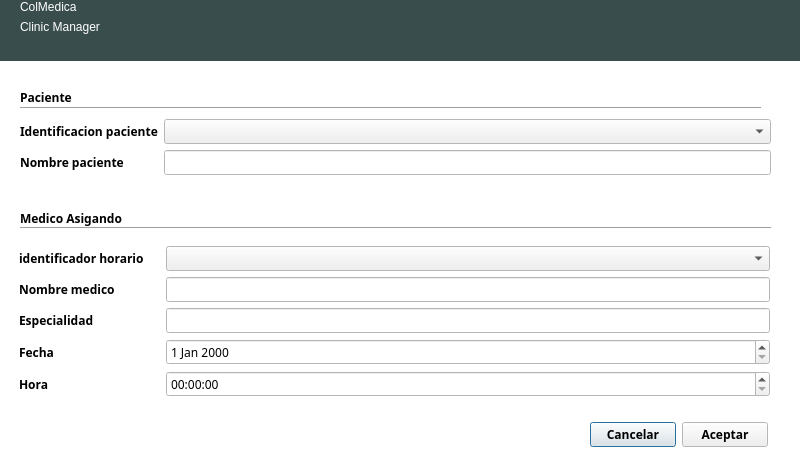
<?xml version="1.0" encoding="UTF-8"?>
<ui version="4.0">
 <class>DialogNuevaCita</class>
 <widget class="QDialog" name="DialogNuevaCita">
  <property name="geometry">
   <rect>
    <x>0</x>
    <y>0</y>
    <width>800</width>
    <height>463</height>
   </rect>
  </property>
  <property name="palette">
   <palette>
    <active>
     <colorrole role="Base">
      <brush brushstyle="SolidPattern">
       <color alpha="255">
        <red>255</red>
        <green>255</green>
        <blue>255</blue>
       </color>
      </brush>
     </colorrole>
     <colorrole role="Window">
      <brush brushstyle="SolidPattern">
       <color alpha="255">
        <red>255</red>
        <green>255</green>
        <blue>255</blue>
       </color>
      </brush>
     </colorrole>
    </active>
    <inactive>
     <colorrole role="Base">
      <brush brushstyle="SolidPattern">
       <color alpha="255">
        <red>255</red>
        <green>255</green>
        <blue>255</blue>
       </color>
      </brush>
     </colorrole>
     <colorrole role="Window">
      <brush brushstyle="SolidPattern">
       <color alpha="255">
        <red>255</red>
        <green>255</green>
        <blue>255</blue>
       </color>
      </brush>
     </colorrole>
    </inactive>
    <disabled>
     <colorrole role="Base">
      <brush brushstyle="SolidPattern">
       <color alpha="255">
        <red>255</red>
        <green>255</green>
        <blue>255</blue>
       </color>
      </brush>
     </colorrole>
     <colorrole role="Window">
      <brush brushstyle="SolidPattern">
       <color alpha="255">
        <red>255</red>
        <green>255</green>
        <blue>255</blue>
       </color>
      </brush>
     </colorrole>
    </disabled>
   </palette>
  </property>
  <property name="windowTitle">
   <string>Nueva cita</string>
  </property>
  <property name="autoFillBackground">
   <bool>true</bool>
  </property>
  <widget class="QWidget" name="widget" native="true">
   <property name="geometry">
    <rect>
     <x>10</x>
     <y>70</y>
     <width>781</width>
     <height>461</height>
    </rect>
   </property>
   <property name="font">
    <font>
     <family>Ubuntu Condensed</family>
     <weight>75</weight>
     <bold>true</bold>
    </font>
   </property>
   <property name="autoFillBackground">
    <bool>true</bool>
   </property>
   <widget class="QWidget" name="layoutWidget">
    <property name="geometry">
     <rect>
      <x>580</x>
      <y>350</y>
      <width>178</width>
      <height>29</height>
     </rect>
    </property>
    <layout class="QHBoxLayout" name="horizontalLayout">
     <item>
      <widget class="QPushButton" name="pushButtonCancelar">
       <property name="text">
        <string>Cancelar</string>
       </property>
      </widget>
     </item>
     <item>
      <widget class="QPushButton" name="pushButtonAceptar">
       <property name="text">
        <string>Aceptar</string>
       </property>
      </widget>
     </item>
    </layout>
   </widget>
   <widget class="QLabel" name="label_2">
    <property name="geometry">
     <rect>
      <x>10</x>
      <y>20</y>
      <width>58</width>
      <height>15</height>
     </rect>
    </property>
    <property name="text">
     <string>Paciente</string>
    </property>
   </widget>
   <widget class="Line" name="line">
    <property name="geometry">
     <rect>
      <x>10</x>
      <y>150</y>
      <width>751</width>
      <height>16</height>
     </rect>
    </property>
    <property name="orientation">
     <enum>Qt::Horizontal</enum>
    </property>
   </widget>
   <widget class="QLabel" name="label">
    <property name="geometry">
     <rect>
      <x>10</x>
      <y>140</y>
      <width>121</width>
      <height>16</height>
     </rect>
    </property>
    <property name="text">
     <string>Medico Asigando</string>
    </property>
   </widget>
   <widget class="Line" name="line_2">
    <property name="geometry">
     <rect>
      <x>10</x>
      <y>30</y>
      <width>741</width>
      <height>16</height>
     </rect>
    </property>
    <property name="orientation">
     <enum>Qt::Horizontal</enum>
    </property>
   </widget>
   <widget class="QWidget" name="layoutWidget">
    <property name="geometry">
     <rect>
      <x>10</x>
      <y>49</y>
      <width>751</width>
      <height>62</height>
     </rect>
    </property>
    <layout class="QFormLayout" name="formLayout">
     <item row="0" column="0">
      <widget class="QLabel" name="labelIdentificacionPaciente">
       <property name="text">
        <string>Identificacion paciente</string>
       </property>
      </widget>
     </item>
     <item row="0" column="1">
      <widget class="QComboBox" name="comboBoxIdentificacionPaciente">
       <property name="font">
        <font>
         <weight>50</weight>
         <bold>false</bold>
        </font>
       </property>
      </widget>
     </item>
     <item row="1" column="0">
      <widget class="QLabel" name="labelNombrePaciente">
       <property name="text">
        <string>Nombre paciente</string>
       </property>
      </widget>
     </item>
     <item row="1" column="1">
      <widget class="QLineEdit" name="lineEditNombrePaciente">
       <property name="font">
        <font>
         <weight>50</weight>
         <bold>false</bold>
        </font>
       </property>
       <property name="dragEnabled">
        <bool>false</bool>
       </property>
       <property name="readOnly">
        <bool>true</bool>
       </property>
      </widget>
     </item>
    </layout>
   </widget>
   <widget class="QWidget" name="layoutWidget">
    <property name="geometry">
     <rect>
      <x>9</x>
      <y>176</y>
      <width>751</width>
      <height>161</height>
     </rect>
    </property>
    <layout class="QFormLayout" name="formLayout_2">
     <item row="0" column="0">
      <widget class="QLabel" name="labelIdentificadorHorario">
       <property name="text">
        <string>identificador horario     </string>
       </property>
      </widget>
     </item>
     <item row="0" column="1">
      <widget class="QComboBox" name="comboBoxIdentificacionHorario">
       <property name="font">
        <font>
         <weight>50</weight>
         <bold>false</bold>
        </font>
       </property>
      </widget>
     </item>
     <item row="1" column="0">
      <widget class="QLabel" name="labelNombreMedico">
       <property name="text">
        <string>Nombre medico</string>
       </property>
      </widget>
     </item>
     <item row="1" column="1">
      <widget class="QLineEdit" name="lineEditNombreMedico">
       <property name="font">
        <font>
         <weight>50</weight>
         <bold>false</bold>
        </font>
       </property>
       <property name="readOnly">
        <bool>true</bool>
       </property>
      </widget>
     </item>
     <item row="2" column="0">
      <widget class="QLabel" name="labelEspecialidad">
       <property name="text">
        <string>Especialidad</string>
       </property>
      </widget>
     </item>
     <item row="2" column="1">
      <widget class="QLineEdit" name="lineEditEspecialidad">
       <property name="font">
        <font>
         <weight>50</weight>
         <bold>false</bold>
        </font>
       </property>
       <property name="readOnly">
        <bool>true</bool>
       </property>
      </widget>
     </item>
     <item row="3" column="0">
      <widget class="QLabel" name="labelFecha">
       <property name="text">
        <string>Fecha</string>
       </property>
      </widget>
     </item>
     <item row="3" column="1">
      <widget class="QDateEdit" name="dateEditFecha">
       <property name="font">
        <font>
         <weight>50</weight>
         <bold>false</bold>
        </font>
       </property>
      </widget>
     </item>
     <item row="4" column="0">
      <widget class="QLabel" name="labelHora">
       <property name="text">
        <string>Hora</string>
       </property>
      </widget>
     </item>
     <item row="4" column="1">
      <widget class="QTimeEdit" name="timeEditHora">
       <property name="font">
        <font>
         <weight>50</weight>
         <bold>false</bold>
        </font>
       </property>
      </widget>
     </item>
    </layout>
   </widget>
  </widget>
  <widget class="QWidget" name="widget_2" native="true">
   <property name="geometry">
    <rect>
     <x>0</x>
     <y>0</y>
     <width>801</width>
     <height>61</height>
    </rect>
   </property>
   <property name="palette">
    <palette>
     <active>
      <colorrole role="WindowText">
       <brush brushstyle="SolidPattern">
        <color alpha="255">
         <red>255</red>
         <green>255</green>
         <blue>255</blue>
        </color>
       </brush>
      </colorrole>
      <colorrole role="Base">
       <brush brushstyle="SolidPattern">
        <color alpha="255">
         <red>255</red>
         <green>255</green>
         <blue>255</blue>
        </color>
       </brush>
      </colorrole>
      <colorrole role="Window">
       <brush brushstyle="SolidPattern">
        <color alpha="255">
         <red>57</red>
         <green>77</green>
         <blue>76</blue>
        </color>
       </brush>
      </colorrole>
     </active>
     <inactive>
      <colorrole role="WindowText">
       <brush brushstyle="SolidPattern">
        <color alpha="255">
         <red>255</red>
         <green>255</green>
         <blue>255</blue>
        </color>
       </brush>
      </colorrole>
      <colorrole role="Base">
       <brush brushstyle="SolidPattern">
        <color alpha="255">
         <red>255</red>
         <green>255</green>
         <blue>255</blue>
        </color>
       </brush>
      </colorrole>
      <colorrole role="Window">
       <brush brushstyle="SolidPattern">
        <color alpha="255">
         <red>57</red>
         <green>77</green>
         <blue>76</blue>
        </color>
       </brush>
      </colorrole>
     </inactive>
     <disabled>
      <colorrole role="WindowText">
       <brush brushstyle="SolidPattern">
        <color alpha="255">
         <red>159</red>
         <green>158</green>
         <blue>158</blue>
        </color>
       </brush>
      </colorrole>
      <colorrole role="Base">
       <brush brushstyle="SolidPattern">
        <color alpha="255">
         <red>57</red>
         <green>77</green>
         <blue>76</blue>
        </color>
       </brush>
      </colorrole>
      <colorrole role="Window">
       <brush brushstyle="SolidPattern">
        <color alpha="255">
         <red>57</red>
         <green>77</green>
         <blue>76</blue>
        </color>
       </brush>
      </colorrole>
     </disabled>
    </palette>
   </property>
   <property name="autoFillBackground">
    <bool>true</bool>
   </property>
   <widget class="QWidget" name="widget_3" native="true">
    <property name="geometry">
     <rect>
      <x>590</x>
      <y>10</y>
      <width>41</width>
      <height>41</height>
     </rect>
    </property>
    <property name="contextMenuPolicy">
     <enum>Qt::NoContextMenu</enum>
    </property>
    <property name="autoFillBackground">
     <bool>false</bool>
    </property>
    <property name="styleSheet">
     <string notr="true">image: url(:/Iconos/user_big.png);</string>
    </property>
   </widget>
   <widget class="QWidget" name="layoutWidget_3">
    <property name="geometry">
     <rect>
      <x>20</x>
      <y>0</y>
      <width>162</width>
      <height>62</height>
     </rect>
    </property>
    <layout class="QFormLayout" name="formLayout_4">
     <item row="0" column="0">
      <widget class="QLabel" name="label_7">
       <property name="styleSheet">
        <string notr="true">font: 30pt &quot;Ubuntu Condensed&quot;;
color: rgb(255, 255, 255);</string>
       </property>
       <property name="text">
        <string>ColMedica</string>
       </property>
      </widget>
     </item>
     <item row="1" column="0">
      <widget class="QLabel" name="label_8">
       <property name="text">
        <string>Clinic Manager</string>
       </property>
      </widget>
     </item>
    </layout>
   </widget>
  </widget>
 </widget>
 <resources/>
 <connections>
  <connection>
   <sender>pushButtonCancelar</sender>
   <signal>clicked()</signal>
   <receiver>DialogNuevaCita</receiver>
   <slot>close()</slot>
   <hints>
    <hint type="sourcelabel">
     <x>238</x>
     <y>280</y>
    </hint>
    <hint type="destinationlabel">
     <x>73</x>
     <y>268</y>
    </hint>
   </hints>
  </connection>
 </connections>
</ui>
